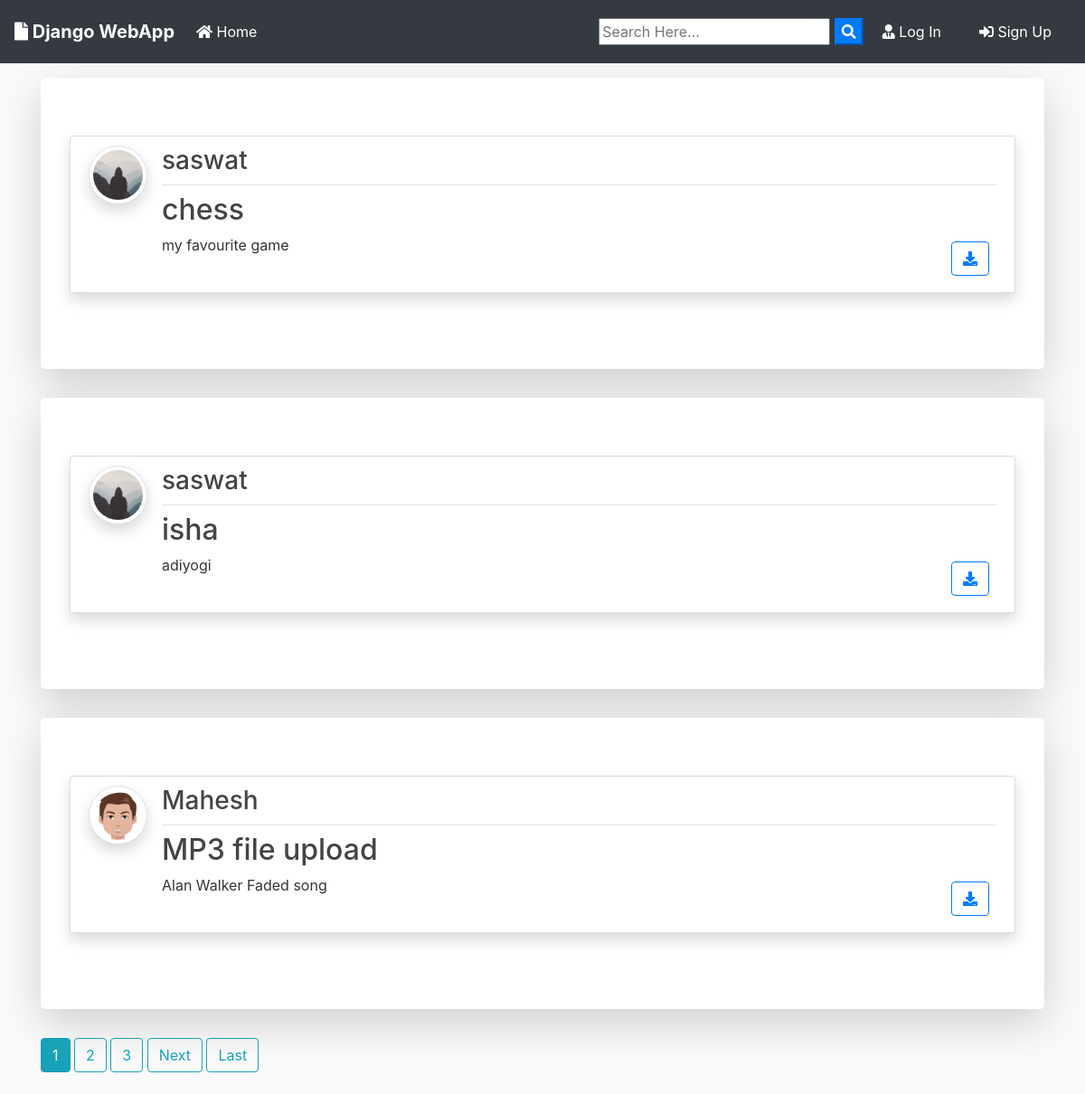
The page / on the database its author committed.
### blog/models.py (models this page shows, shortened)
class Post(models.Model):
	title = models.CharField(max_length=100)
	file = models.FileField(null=True,blank=True,upload_to='Files')
	content = models.TextField()
	date_posted = models.DateTimeField(default=timezone.now)
	author = models.ForeignKey(User, on_delete=models.CASCADE)

### users/models.py (models this page shows, shortened)
class Profile(models.Model):
    user = models.OneToOneField(User, on_delete=models.CASCADE)
    image = models.ImageField(default='default.jpg', upload_to='profile_pics')

### blog/views.py (the view)
# urls.py: path('', PostListView.as_view(), name='blog-home'),
class PostListView(ListView):
    model = Post
    template_name = 'blog/home.html'  # <app>/<model>_<viewtype>.html
    context_object_name = 'posts'
    ordering = ['-date_posted']
    paginate_by = 3

### blog/templates/blog/home.html (shortened to what this page needs)
{% extends "blog/base.html" %}
{% block content %}
    {% for post in posts %}
      <div class="jumbotron mt-3 bg-white shadow-lg">
      <article class="media content-section shadow">
        <a href="{{ post.author.profile.image.url }} " target="_blank"> <img src="{{ post.author.profile.image.url }}  " alt="" class="article-img rounded-circle img-thumbnail img-fluid shadow">
        </a>
        <div class="media-body">
          <div class="article-metadata d-flex justify-content-between">
            <a class="mr-2 " href="{% url 'user-posts' post.author.username  %}"><h3>{{ post.author }}</h3></a>
          </div>
          <h2><a class="article-title text-justify " href="{% url 'post-detail' post.id %}">{{ post.title }}</a></h2>
          <div class="d-flex justify-content-between">
            <p class="article-content text-justify text-truncate overflow-hidden">{{ post.content }}</p>
            {% if post.file %}
          <div class="form-group mt-0 pt-0  m-2">
            <a class="btn btn-outline-primary  btn-d "  href="{{ post.file.url }}"  download type="submit"><i class="fas fa-download"></i></a>
          </div>
          {% endif %}
          </div>
        </div>
      </article>
      </div>
    {% endfor %}
    {% if is_paginated %}
      {% for num in page_obj.paginator.page_range %}
        {% if page_obj.number == num %}
          <a class="btn btn-info mb-4" href="?page={{ num }}">{{ num }}</a>
        {% elif num > page_obj.number|add:'-3' and num < page_obj.number|add:'3' %}
          <a class="btn btn-outline-info mb-4" href="?page={{ num }}">{{ num }}</a>
        {% endif %}
      {% endfor %}
      {% if page_obj.has_next %}
        <a class="btn btn-outline-info mb-4" href="?page={{ page_obj.next_page_number }}">Next</a>
        <a class="btn btn-outline-info mb-4" href="?page={{ page_obj.paginator.num_pages }}">Last</a>
      {% endif %}
    {% endif %}
{% endblock content %}

### blog/templates/blog/base.html (shortened to what this page needs)
{% load static %}
<!doctype html>
<html lang="en">
  <head>
    <link rel="stylesheet" href="https://stackpath.bootstrapcdn.com/bootstrap/4.3.1/css/bootstrap.min.css">
    <link rel="stylesheet" href="https://use.fontawesome.com/releases/v5.8.1/css/all.css" >
    <link rel="stylesheet" href="{% static 'blog/main.css' %}">
</head>
  <body>
        <nav class="navbar navbar-expand-lg navbar-dark bg-dark">
                <a class="navbar-brand font-weight-bold" href="{% url 'blog-home' %}"><i class="fas fa-file"></i> Django WebApp</a>
                <div class="collapse navbar-collapse" id="navbarSupportedContent">
                  <ul class="navbar-nav mr-auto">
                    <li class="nav-item active">
                      <a class="nav-link" href="{% url 'blog-home' %}"><i class="fas fa-home"></i> Home <span class="sr-only">(current)</span></a>
                    </li>
                  </ul>
                  <form id="searchform" action="{% url 'search' %}" method="get">
                    <input type="text" name="q" type="text" value="{{ request.GET.q }}" placeholder="Search Here..." />
                    <button type="button" onclick="searchform.submit()" class=" text-white my-color btn-primary"><i class="fa fa-search"></i></button>
                </form>
                    {% if user.is_authenticated %}
                    <a href="{% url 'user-posts' user %}" class="btn text-white m-2"><i class="fas fa-user-shield"></i> My Post</a>
                    <a href="{% url 'post-create' %} " class="btn text-white m-2"><i class="fas fa-user-edit"></i> New Post</a>
                    <a href="{% url 'profile' %} " class="btn text-white m-2"><i class="fas fa-user"></i> {{ user.username }}</a>
                    <a href="{% url 'logout' %} " class="btn text-white m-2"><i class="fas fa-sign-out-alt"></i> Log Out</a>
                    {% else %}
                    <a href="{% url 'login' %} " class="btn text-white m-2"><i class="fas fa-user-tie"></i> Log In</a>
                    <a href="{% url 'register' %} " class="btn text-white m-2"> <i class="fas fa-sign-in-alt"></i> Sign Up</a>
                    {% endif %}
                </div>
              </nav>
      <div class="container my-bg">
    {% block content %}
    {% endblock  %}
</div>
  </body>
</html>

### blog/static/blog/main.css (style rules this page uses)
body { background: #fafafa; color: #333333; margin-top: 0; }
h1, h2, h3, h4, h5, h6 { color: #444444; }
ul { margin: 0; }
.content-section { background: #ffffff; padding: 10px 20px; border: 1px solid #dddddd; border-radius: 3px; margin-bottom: 20px; }
.article-title { color: #444444; }
.article-content { white-space: pre-line; }
.article-img { height: 65px; width: 65px; margin-right: 16px; }
.article-metadata { padding-bottom: 1px; margin-bottom: 4px; border-bottom: 1px solid #e3e3e3 }

### rows shown on the page
Post: author.profile.image (placeholder picture), author "saswat", title "chess", content "my favourite game"
Post: author.profile.image (placeholder picture), author "saswat", title "isha", content "adiyogi"
Post: author.profile.image (picture), author "Mahesh", title "MP3 file upload", content "Alan Walker Faded song"

### other values the page prints
{{ num }} "1"
{{ num }} "2" "3"
